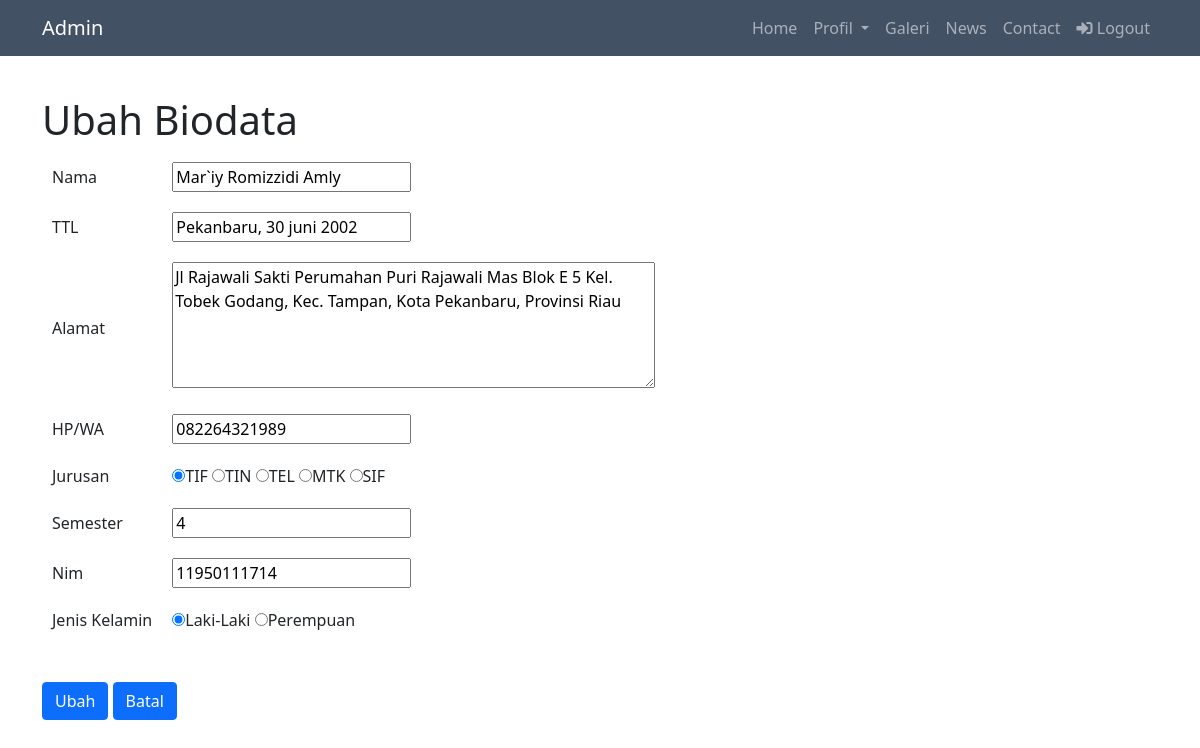
The app's page /CRUD/update-biodata.php?nim=11950111714 (signed in) with its own data.
### tables this page shows
CREATE TABLE `biodata` (
  `nama` varchar(300) NOT NULL,
  `ttl` varchar(200) NOT NULL,
  `alamat` varchar(500) NOT NULL,
  `hp` varchar(20) NOT NULL,
  `jenis_kelamin` enum('Laki-Laki','Perempuan') NOT NULL,
  `nim` bigint(100) NOT NULL,
  `semester` int(10) NOT NULL,
  `jurusan` enum('Teknik Informatika','Teknik Industri','Teknik Elektro','Matematika','Sistem Informasi') NOT NULL
);

### CRUD/crud.php (called while the page is built, shortened)
<?php
function bacaBiodata($sql) {
    $data = array();
    $koneksi = koneksiDatabase();
    $hasil = mysqli_query($koneksi, $sql);
    $i=0;
    while($baris = mysqli_fetch_assoc($hasil)) {
        $data[$i]['nama']= $baris['nama'];
        $data[$i]['ttl'] = $baris['ttl'];
        $data[$i]['alamat'] = $baris['alamat'];
        $data[$i]['hp']= $baris['hp'];
        $data[$i]['jurusan'] = $baris['jurusan'];
        $data[$i]['semester']= $baris['semester'];
        $data[$i]['nim'] = $baris['nim'];
        $data[$i]['jenis_kelamin'] = $baris['jenis_kelamin'];
        $i++;
    }
    return $data;
}

### CRUD/update-biodata.php (the view, shortened to what this page needs)
<!doctype html>
<?php
    include('crud.php');
    $sql="select * from biodata";
    $data = bacaBiodata($sql);
?>
<?php require 'head.php';?>
<?php require 'header.php';?>
    <?php
        $koneksi = koneksiDatabase();
        $kode = $_GET['nim'];
        $data = mysqli_query($koneksi, "select * from biodata where nim='$kode'");
        $edit = mysqli_fetch_array($data);
        ?>
    <div class="container section">
        <h1>Ubah Biodata</h1>
    <form action="prosesubahbiodata.php" method="post">
    <?php
			$nim = $_GET['nim'];
			$data = cariBiodata($nim);
			function cekkelamin ($jenis_kelamin, $kel){
				if ($jenis_kelamin == $kel){
					echo "checked = 'checked'";
				}
			}
			function cekjurusan ($jurusan, $jur){
				if ($jurusan == $jur){
					echo "checked = 'checked'";
				}
			}
		?>
        <table cellpadding="10">
            <tr>
                <td>Nama</td>
                <td><input type=" text" name="nama" value="<?php echo $edit['nama']; ?>"></td>
            </tr>
            <tr>
                <td>TTL</td>
                <td><input type=" text" name="ttl" value="<?php echo $edit['ttl']; ?>"></td>
            </tr>
            <tr>
                <td>Alamat</td>
                <td>
                <textarea class="ckeditor" cols="50" rows="5" aria-label="With textarea" name="alamat"><?php echo $edit['alamat']; ?></textarea>
                </td>
            </tr>
            <tr>
                <td>HP/WA</td>
                <td><input type=" text" name="hp" value="<?php echo $edit['hp']; ?>"></td>
            </tr>
            <tr>
                <td>Jurusan</td>
                <td>
                    <input type="radio"  name="jurusan" value="Teknik Informatika" <?php cekjurusan($data['jurusan'],'Teknik Informatika');?>>TIF
                    <input type="radio"  name="jurusan" value="Teknik Industri" <?php cekjurusan($data['jurusan'],'Teknik Industri');?>>TIN
                    <input type="radio"  name="jurusan" value="Teknik Elektro" <?php cekjurusan($data['jurusan'],'Teknik Elektro');?>>TEL
                    <input type="radio"  name="jurusan" value="Matematika" <?php cekjurusan($data['jurusan'],'Matematika');?>>MTK
                    <input type="radio"  name="jurusan" value="Sistem Informasi" <?php cekjurusan($data['jurusan'],'Sistem Informasi');?>>SIF
                </td>
            </tr>
            <tr>
                <td>Semester</td>
                <td><input type=" text" name="semester" value="<?php echo $edit['semester']; ?>"></td>
            </tr>
            <tr>
                <td>Nim</td>
                <td><input type=" text" name="nim" value="<?php echo $edit['nim']; ?>"></td>
            </tr>
            <tr>
                <td>Jenis Kelamin</td>
                <td>
                    <input type="radio" name="jenis_kelamin" value="Laki-Laki" <?php cekkelamin($data['jenis_kelamin'],'Laki-Laki');?>>Laki-Laki
                    <input type="radio" name="jenis_kelamin" value="Perempuan" <?php cekkelamin($data['jenis_kelamin'],'Perempuan');?>>Perempuan
                </td>
            </tr>
        </table>
            <input type="submit" class="btn btn-primary" aria-describedby="button-addon2" value="Ubah" onclick="return confirm('Lanjut mengubah Biodata?');">
            <a href="biodata.php"><input type="button" class="btn btn-primary" aria-describedby="button-addon2" value="Batal"></a>
    </form>
    </div>
</body>
</html>

### CRUD/style.css (style rules this page uses)
.container .btn { margin-top: 40px; }
.section { margin-top: 40px; }

### records on screen
biodata: nama "Mar`iy Romizzidi Amly", ttl "Pekanbaru, 30 juni 2002", alamat "Jl Rajawali Sakti Perumahan Puri Rajawali Mas Blok E 5 Kel. Tobek Godang, Kec. Tampan, Kota Pekanbaru, Provinsi Riau", hp "082264321989", jurusan "☑", semester "4", nim "11950111714", jenis_kelamin "☑"
